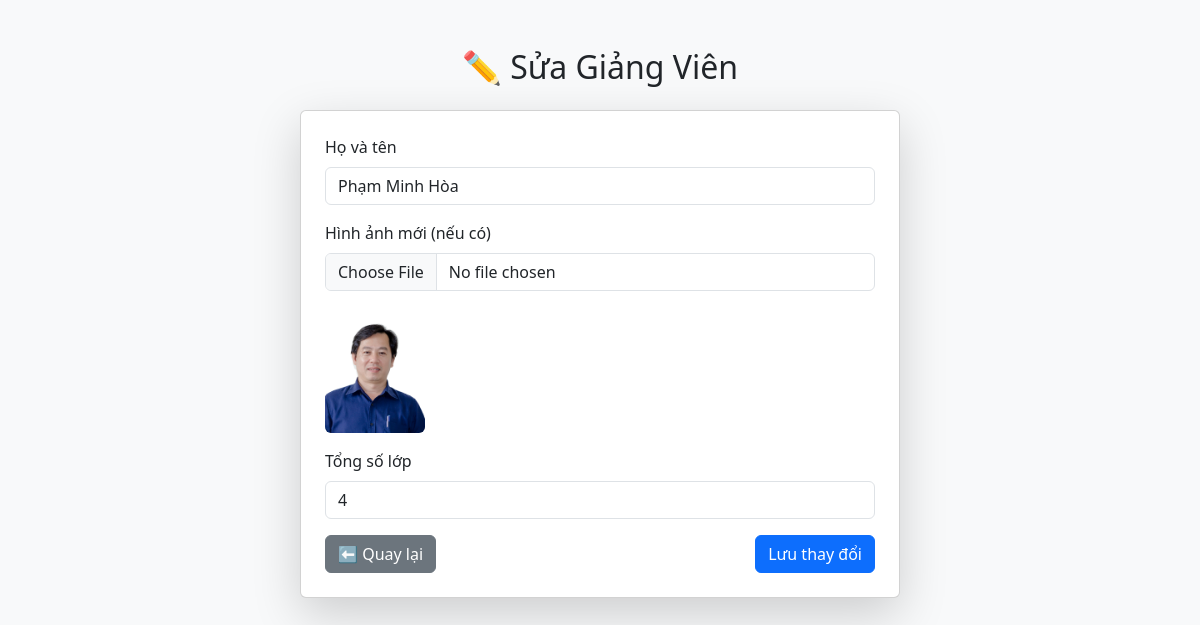
Page /edit.php?MaGV=8 on the committed database.
### tables this page shows
CREATE TABLE `giangvien` (
  `MaGV` int(11) NOT NULL,
  `HoTen` varchar(100) NOT NULL,
  `HinhAnh` varchar(255) DEFAULT NULL,
  `TongSoLop` int(11) DEFAULT 0
);

### edit.php (the view, shortened to what this page needs)
<?php
include 'connect.php';
$MaGV = $_GET['MaGV'];
$row = $conn->query("SELECT * FROM GiangVien WHERE MaGV=$MaGV")->fetch_assoc();
?>
<!DOCTYPE html>
<html lang="vi">
<head>
    <link href="https://cdn.jsdelivr.net/npm/bootstrap@5.3.3/dist/css/bootstrap.min.css" rel="stylesheet">
</head>
<body class="bg-light">
<div class="container py-5">
    <h2 class="text-center mb-4">✏️ Sửa Giảng Viên</h2>
    <div class="card shadow-lg p-4 mx-auto" style="max-width: 600px;">
        <form method="POST" enctype="multipart/form-data">
            <div class="mb-3">
                <label class="form-label">Họ và tên</label>
                <input type="text" name="HoTen" class="form-control" value="<?= $row['HoTen'] ?>" required>
            </div>
            <div class="mb-3">
                <label class="form-label">Hình ảnh mới (nếu có)</label>
                <input type="file" name="HinhAnh" class="form-control">
                <?php if ($row['HinhAnh']) echo "<img src='{$row['HinhAnh']}' width='100' class='mt-2 rounded'>"; ?>
            </div>
            <div class="mb-3">
                <label class="form-label">Tổng số lớp</label>
                <input type="number" name="TongSoLop" class="form-control" value="<?= $row['TongSoLop'] ?>">
            </div>
            <div class="d-flex justify-content-between">
                <a href="index.php" class="btn btn-secondary">⬅ Quay lại</a>
                <button type="submit" name="update" class="btn btn-primary">Lưu thay đổi</button>
            </div>
        </form>
    </div>
</div>
</body>
</html>

### rows in the picture
giangvien: HoTen "Phạm Minh Hòa", HinhAnh (picture), TongSoLop "4"
